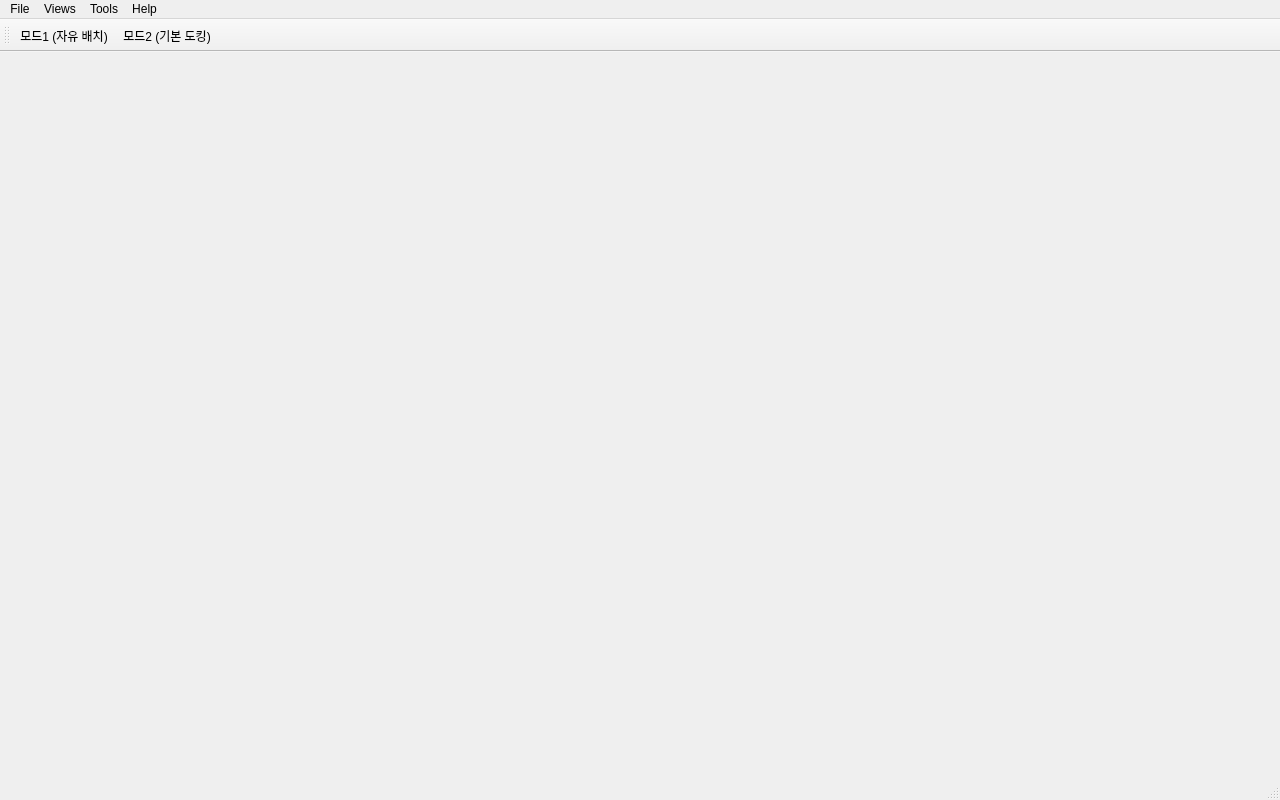
<?xml version="1.0" encoding="UTF-8"?>
<ui version="4.0">
 <class>MainWindow</class>
 <widget class="QMainWindow" name="MainWindow">
  <property name="geometry">
   <rect>
    <x>0</x>
    <y>0</y>
    <width>1280</width>
    <height>800</height>
   </rect>
  </property>
  <property name="windowTitle">
   <string>Docking and Free Positioning Example</string>
  </property>
  <widget class="QWidget" name="centralwidget"/>
  <widget class="QMenuBar" name="menubar">
   <property name="geometry">
    <rect>
     <x>0</x>
     <y>0</y>
     <width>1280</width>
     <height>21</height>
    </rect>
   </property>
   <widget class="QMenu" name="menuFile_2">
    <property name="title">
     <string>File</string>
    </property>
    <addaction name="actionExport_2"/>
    <addaction name="actionQuit"/>
   </widget>
   <widget class="QMenu" name="menuViews">
    <property name="title">
     <string>Views</string>
    </property>
    <addaction name="actionMode_1"/>
    <addaction name="actionMode_2"/>
    <addaction name="separator"/>
   </widget>
   <widget class="QMenu" name="menuTools_2">
    <property name="title">
     <string>Tools</string>
    </property>
   </widget>
   <widget class="QMenu" name="menuHelp_2">
    <property name="title">
     <string>Help</string>
    </property>
    <addaction name="actionVersion"/>
   </widget>
   <addaction name="menuFile_2"/>
   <addaction name="menuViews"/>
   <addaction name="menuTools_2"/>
   <addaction name="menuHelp_2"/>
  </widget>
  <widget class="QStatusBar" name="statusbar"/>
  <widget class="QToolBar" name="toolBar">
   <property name="windowTitle">
    <string>Mode Selector</string>
   </property>
   <attribute name="toolBarArea">
    <enum>TopToolBarArea</enum>
   </attribute>
   <attribute name="toolBarBreak">
    <bool>false</bool>
   </attribute>
   <addaction name="actionFree_Mode"/>
   <addaction name="actionDock_Mode"/>
  </widget>
  <action name="actionExport">
   <property name="text">
    <string>&amp;Export</string>
   </property>
  </action>
  <action name="actionClose">
   <property name="text">
    <string>&amp;Close</string>
   </property>
  </action>
  <action name="actionReset_Layout">
   <property name="text">
    <string>Reset Layout</string>
   </property>
  </action>
  <action name="actionFree_Mode">
   <property name="text">
    <string>모드1 (자유 배치)</string>
   </property>
  </action>
  <action name="actionDock_Mode">
   <property name="text">
    <string>모드2 (기본 도킹)</string>
   </property>
  </action>
  <action name="actionTest_Option">
   <property name="checkable">
    <bool>true</bool>
   </property>
   <property name="text">
    <string>Test Option</string>
   </property>
  </action>
  <action name="actionTest_Cases">
   <property name="checkable">
    <bool>true</bool>
   </property>
   <property name="text">
    <string>Test Cases</string>
   </property>
  </action>
  <action name="actionTools">
   <property name="checkable">
    <bool>true</bool>
   </property>
   <property name="text">
    <string>Tools</string>
   </property>
  </action>
  <action name="actionGraph">
   <property name="checkable">
    <bool>true</bool>
   </property>
   <property name="text">
    <string>Plotly Graph</string>
   </property>
  </action>
  <action name="actionExport_2">
   <property name="text">
    <string>Export</string>
   </property>
  </action>
  <action name="actionQuit">
   <property name="text">
    <string>Quit</string>
   </property>
  </action>
  <action name="actionMode_1">
   <property name="text">
    <string>Mode 1</string>
   </property>
  </action>
  <action name="actionMode_2">
   <property name="text">
    <string>Mode 2</string>
   </property>
  </action>
  <action name="actionVersion">
   <property name="text">
    <string>Version</string>
   </property>
  </action>
 </widget>
 <resources/>
 <connections/>
</ui>
